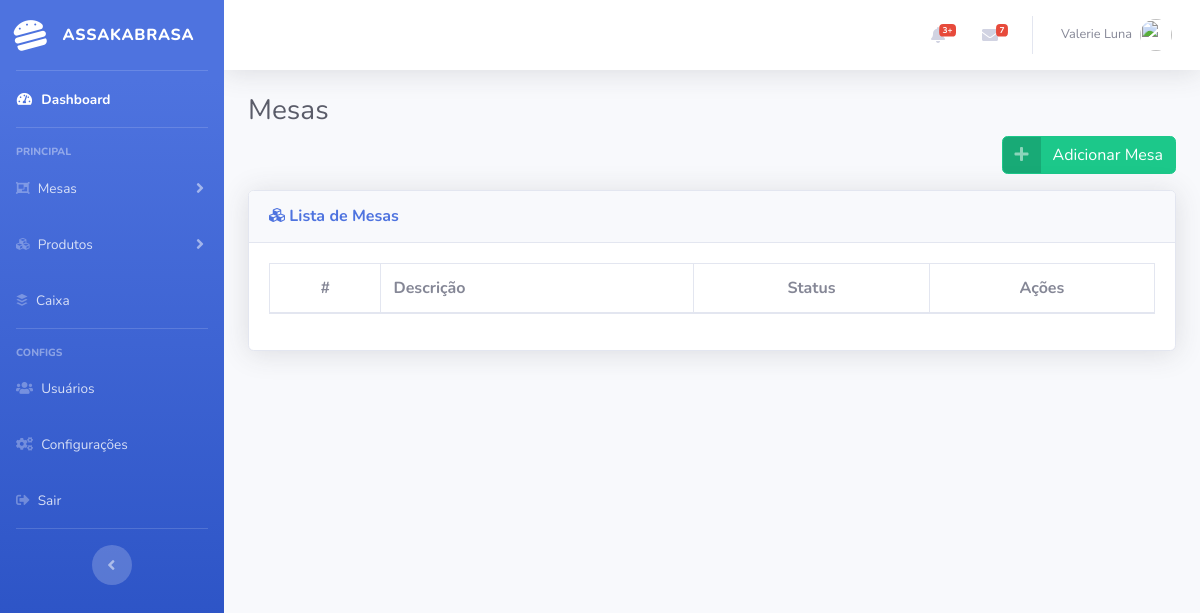
The app's page /mesas/gerenciar (signed in), older data.
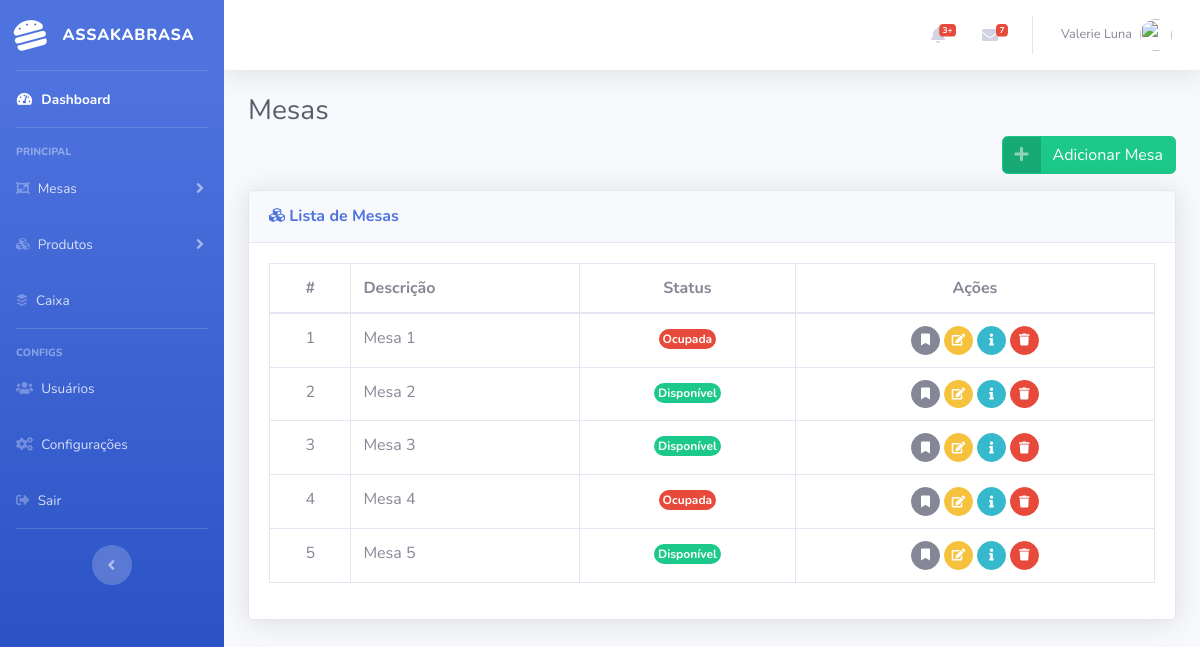
The same page, newer data.
### tables this page shows
CREATE TABLE `tb_mesas` (
  `id` int(11) NOT NULL,
  `descricao` varchar(255) NOT NULL,
  `data_registro` datetime NOT NULL,
  `id_usuario` int(11) NOT NULL,
  `status` int(1) NOT NULL
);

### app/controllers/Mesas.php (called while the page is built, shortened)
<?php
	class Mesas extends Controller {
		public function __construct(){
			$this->mesaModel = $this->model('Mesa');
		}
		public function gerenciar(){
			$mesas = $this->mesaModel->getMesas();
			$data = [
				'mesas' => $mesas
			];
			$this->view('mesas/index', $data);
		}
	}
?>

### app/libraries/Core.php (called while the page is built, shortened)
<?php
	class Core{
		protected $currentMethod = 'index';
		public function __construct(){
			$url = $this->getUrl();
			if (file_exists("../app/controllers/" . ucwords($url[0]) . ".php")) {
				unset($url[0]);
			}
			$this->currentController = new $this->currentController();
			if (isset($url[1])) {
				if (method_exists($this->currentController, $url[1])) {
					$this->currentMethod = $url[1];
					unset($url[1]);
				}
			}
			$this->params = $url ? array_values($url) : [];
			call_user_func_array([$this->currentController, $this->currentMethod], $this->params);
		}
		public function getUrl(){
			if (isset($_GET['url'])) {
				$url = rtrim($_GET['url'], "/");
				$url = filter_var($url, FILTER_SANITIZE_URL);
				$url = explode("/", $url);
				return $url;
			}
		}
	}
?>

### public/index.php (called while the page is built, shortened)
<?php
	$init = new Core;
?>

### app/libraries/Database.php (called while the page is built, shortened)
<?php
	class Database {
		private $host = DB_HOST;
		private $user = DB_USER;
		private $pass = DB_PASS;
		private $dbname = DB_NAME;
		private $dbh;
		private $stmt;
		public function __construct() {
			$dsn = 'mysql:host=' . $this->host . ';dbname=' . $this->dbname;
			$options = array(
				PDO::ATTR_PERSISTENT => true,
				PDO::ATTR_ERRMODE => PDO::ERRMODE_EXCEPTION
			);
			try{
				$this->dbh = new PDO($dsn, $this->user, $this->pass, $options);
			} catch(PDOException $e){
				$this->error = $e->errorInfo();
				echo $this->error;
			}
		}
		public function query($sql) {
			$this->stmt = $this->dbh->prepare($sql);
		}
		public function execute() {
			return $this->stmt->execute();
		}
		public function resultSet() {
			$this->execute();
			return $this->stmt->fetchAll(PDO::FETCH_OBJ);
		}
	}
?>

### app/models/Mesa.php (called while the page is built, shortened)
<?php
	class Mesa {
		private $db;
		public function __construct() {
			$this->db = new Database;
		}
		public function getMesas() {
			$this->db->query("SELECT * FROM tb_mesas");
			if ($this->db->execute()) {
				return $this->db->resultSet();
			}else{
				return false;
			}
		}
	}
?>

### app/views/mesas/index.php (the view, shortened to what this page needs)
<?php require_once APPROOT . '/views/inc/header.php'; ?>
	<div class="row">
		<div class="col-lg-12">
			<h1 class="h3 mb-2 text-gray-800">Mesas</h1>
			<div class="row">
				<div class="col-12 text-right">
					<a href="#adicionar_mesa" data-toggle="modal" class="btn btn-success btn-icon-split">
						<span class="icon text-white-50">
							<i class="fas fa-plus"></i>
						</span>
						<span class="text">Adicionar Mesa</span>
					</a>
				</div>
			</div>
			<div class="card shadow mb-4 mt-3">
				<div class="card-header py-3">
					<h6 class="m-0 font-weight-bold text-primary"><i class="fas fa-cubes"></i> Lista de Mesas</h6>
				</div>
				<div class="card-body">
					<div class="table-responsive">
						<table class="table table-bordered" id="dataTable" width="100%" cellspacing="0">
							<thead>
								<tr>
									<th class="text-center">#</th>
									<th>Descrição</th>
									<th class="text-center">Status</th>
									<th class="text-center">Ações</th>
								</tr>
							</thead>
							<tbody>
								<?php foreach ($data['mesas'] as $key => $value): ?>
									<tr>
										<td class="text-center"><?php echo $value->id ?></td>
										<td><?php echo $value->descricao ?></td>
										<td class="text-center">
											<?php
												echo $value->status == 1 ? '<span class="badge badge-pill badge-danger p-1">Ocupada</span>' : '<span class="badge badge-pill badge-success p-1">Disponível</span>'
											?>
										</td>
										<td class="text-center">
											<a class="btn btn-secondary btn-circle btn-sm" href="#" id="<?php echo $value->id ?>" data-toggle="modal" data-placement="top" data-target="#modal_comandas" title="Comandas da Mesa">
												<i class="fas fa-bookmark"></i>
											</a>
											<a class="btn btn-warning btn-circle btn-sm" href="<?php echo URLROOT ?>/mesas/alterMesa/<?php echo $value->id ?>" id="<?php echo $value->id ?>" data-toggle="modal" data-placement="top" data-target="#modal_editar" title="Editar Mesa" modal-size="modal-lg">
												<i class="fas fa-edit"></i>
											</a>
											<a class="btn btn-info btn-circle btn-sm" href="#" id="<?php echo $value->id ?>" data-toggle="modal" data-placement="top" data-target="#modal_info" title="Informações da Mesa">
												<i class="fas fa-info"></i>
											</a>
											<a class="btn btn-danger btn-circle btn-sm" href="<?php echo URLROOT ?>/mesas/deleteMesa/<?php echo $value->id ?>" data-toggle="modal" data-placement="top" data-target="#modal_excluir" title="Excluir Mesa" text="Deseja Realmente excluir esta Mesa ?">
												<i class="fas fa-trash"></i>
											</a>
										</td>
									</tr>
								<?php endforeach ?>
							</tbody>
						</table>
					</div>
				</div>
			</div>
		</div>
	</div>
<?php require_once APPROOT . '/views/inc/footer.php'; ?>

### app/libraries/Controller.php (shortened to what this page needs)
<?php
	class Controller{
		public function model($model){
			return new $model();
		}
		public function view($view, $data = []){
			if (file_exists('../app/views/' . $view . '.php')) {
				require_once '../app/views/' . $view . '.php';
			}else{
				die("Esta view não existe");
			}
		}
	}
?>

### app/views/inc/header.php (shortened to what this page needs)
<!DOCTYPE html>
<html lang="en">
    <head>
        <link href="<?php echo URLROOT; ?>/vendor/fontawesome-free/css/all.min.css" rel="stylesheet" type="text/css">
        <link href="<?php echo URLROOT; ?>/css/sb-admin-2.min.css" rel="stylesheet">
        <link href="<?php echo URLROOT; ?>/vendor/datatables/dataTables.bootstrap4.min.css" rel="stylesheet">
    </head>
    <body id="page-top">
        <div id="wrapper">
            <ul class="navbar-nav bg-gradient-primary sidebar sidebar-dark accordion" id="accordionSidebar">
                <a class="sidebar-brand d-flex align-items-center justify-content-center" href="<?php echo URLROOT; ?>">
                    <div class="sidebar-brand-icon rotate-n-15">
                        <i class="fas fa-hamburger"></i>
                    </div>
                    <div class="sidebar-brand-text mx-3">Assakabrasa</div>
                </a>
                <hr class="sidebar-divider my-0">
                <li class="nav-item active">
                    <a class="nav-link" href="<?php echo URLROOT; ?>/">
                    <i class="fas fa-fw fa-tachometer-alt"></i>
                    <span>Dashboard</span></a>
                </li>
                <hr class="sidebar-divider">
                <div class="sidebar-heading">
                    Principal
                </div>
                <li class="nav-item">
                    <a class="nav-link collapsed" href="#" data-toggle="collapse" data-target="#mesas" aria-expanded="true" aria-controls="mesas">
	                    <i class="fas fa-object-group"></i>
	                    <span>Mesas</span>
                    </a>
                </li>
                <li class="nav-item">
                    <a class="nav-link collapsed" href="#" data-toggle="collapse" data-target="#produtos" aria-expanded="true" aria-controls="produtos">
	                    <i class="fas fa-cubes"></i>
	                    <span>Produtos</span>
                    </a>
                </li>
                <li class="nav-item">
                    <a class="nav-link" href="<?php echo URLROOT; ?>/caixas/">
                    	<i class="fab fa-buffer"></i>
                    	<span>Caixa</span>
                    </a>
                </li>
                <hr class="sidebar-divider">
                <div class="sidebar-heading">
                    Configs
                </div>
                <li class="nav-item">
                    <a class="nav-link" href="<?php echo URLROOT; ?>/users/">
                    <i class="fas fa-users"></i>
                    <span>Usuários</span></a>
                </li>
                <li class="nav-item">
                    <a class="nav-link" href="<?php echo URLROOT; ?>/configuracoes">
                    	<i class="fas fa-cogs"></i>
                    <span>Configurações</span></a>
                </li>
                <li class="nav-item">
                    <?php if (isset($_SESSION['id_caixa'])): ?>
                        <a class="nav-link" href="#logoutModal">
                            <i class="fas fa-sign-out-alt"></i>
                        <span>Sair</span></a>
                    <?php else: ?>
                        <a class="nav-link" href="<?php echo URLROOT; ?>/users/logout">
                        	<i class="fas fa-sign-out-alt"></i>
                        <span>Sair</span></a>
                    <?php endif; ?>
                </li>
                <hr class="sidebar-divider d-none d-md-block">
                <div class="text-center d-none d-md-inline">
                    <button class="rounded-circle border-0" id="sidebarToggle"></button>
                </div>
            </ul>
            <div id="content-wrapper" class="d-flex flex-column">
                <div id="content">
                    <nav class="navbar navbar-expand navbar-light bg-white topbar mb-4 static-top shadow">
                        <ul class="navbar-nav ml-auto">
                            <li class="nav-item dropdown no-arrow mx-1">
                                <a class="nav-link dropdown-toggle" href="#" id="alertsDropdown" role="button" data-toggle="dropdown" aria-haspopup="true" aria-expanded="false">
                                    <i class="fas fa-bell fa-fw"></i>
                                    <span class="badge badge-danger badge-counter">3+</span>
                                </a>
                            </li>
                            <li class="nav-item dropdown no-arrow mx-1">
                                <a class="nav-link dropdown-toggle" href="#" id="messagesDropdown" role="button" data-toggle="dropdown" aria-haspopup="true" aria-expanded="false">
                                    <i class="fas fa-envelope fa-fw"></i>
                                    <span class="badge badge-danger badge-counter">7</span>
                                </a>
                            </li>
                            <li class="nav-item dropdown no-arrow">
                                <a class="nav-link dropdown-toggle" href="#" id="userDropdown" role="button" data-toggle="dropdown" aria-haspopup="true" aria-expanded="false">
                                <span class="mr-2 d-none d-lg-inline text-gray-600 small">Valerie Luna</span>
                                <img class="img-profile rounded-circle" src="https://source.unsplash.com/QAB-WJcbgJk/60x60">
                                </a>
                            </li>
                        </ul>
                    </nav>
                    <div class="container-fluid">

### app/views/inc/footer.php (shortened to what this page needs)
					</div>
                </div>
            </div>
        </div>
    </body>
</html>

Row changes from the older to the newer data that the page shows:
added tb_mesas: id "1", descricao "Mesa 1", status "Ocupada"
added tb_mesas: id "2", descricao "Mesa 2", status "Disponível"
added tb_mesas: id "3", descricao "Mesa 3", status "Disponível"
added tb_mesas: id "4", descricao "Mesa 4", status "Ocupada"
added tb_mesas: id "5", descricao "Mesa 5", status "Disponível"
